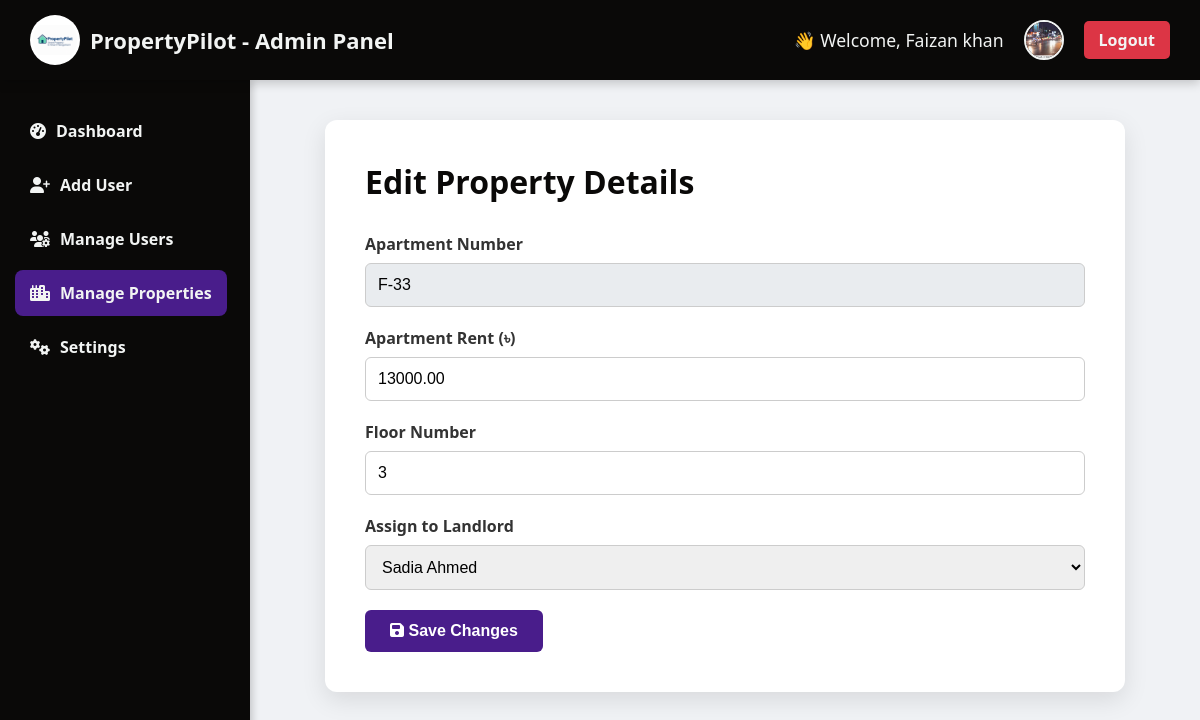
Page /admin_edit_property.php?id=8 (signed in) on the committed database.
### tables this page shows
CREATE TABLE `properties` (
  `property_id` int(11) NOT NULL,
  `landlord_id` int(11) NOT NULL,
  `apartment_no` varchar(50) NOT NULL,
  `apartment_rent` decimal(10,2) NOT NULL,
  `apartment_status` enum('Vacant','Occupied') NOT NULL,
  `floor_no` int(50) DEFAULT NULL,
  `apartment_type` varchar(70) DEFAULT NULL,
  `apartment_size` int(60) DEFAULT NULL
);

CREATE TABLE `users` (
  `id` int(11) NOT NULL,
  `fullName` varchar(100) NOT NULL,
  `email` varchar(100) NOT NULL,
  `phoneNumber` varchar(20) DEFAULT NULL,
  `password` varchar(255) NOT NULL,
  `profilePhoto` varchar(255) DEFAULT NULL,
  `nationalId` varchar(50) NOT NULL,
  `userRole` enum('landlord','tenant','admin') NOT NULL,
  `created_at` timestamp NOT NULL DEFAULT current_timestamp()
);

### admin_edit_property.php (the view, shortened to what this page needs)
<?php
$fullName = $_SESSION['fullName'] ?? 'Admin';
$profilePhoto = $_SESSION['profilePhoto'] ?? "default-avatar.png";
$conn = new mysqli("localhost", "root", "", "property");
$property = null;
$property_id = $_GET['id'] ?? 0;
if ($property_id > 0) {
    $stmt = $conn->prepare("SELECT * FROM properties WHERE property_id = ?");
    $stmt->bind_param("i", $property_id);
    $stmt->execute();
    $result = $stmt->get_result();
    if ($result->num_rows === 1) {
        $property = $result->fetch_assoc();
    } else {
        $message = "Property not found.";
        $message_type = 'error';
    }
} else {
    $message = "Invalid property ID.";
    $message_type = 'error';
}
$landlords = [];
$result = $conn->query("SELECT id, fullName FROM users WHERE userRole = 'landlord'");
while($row = $result->fetch_assoc()) {
    $landlords[] = $row;
}
?>
<!DOCTYPE html>
<html lang="en">
<head>
    <link rel="stylesheet" href="https://cdnjs.cloudflare.com/ajax/libs/font-awesome/6.4.0/css/all.min.css">
</head>
<body>
    <header class="main-top-navbar">
        <div class="brand"><img src="image/logo.png" alt="Logo"/>PropertyPilot - Admin Panel</div>
        <div class="top-right-user-info">
            <span class="welcome-greeting">👋 Welcome, <?php echo htmlspecialchars($fullName); ?></span>
            <img class="user-photo" src="<?php echo htmlspecialchars($profilePhoto); ?>" alt="Profile">
            <a href="logout.php" class="logout-btn">Logout</a>
        </div>
    </header>
    <div class="dashboard-content-wrapper">
        <nav class="vertical-sidebar">
            <div class="nav-links">
                <a href="admin_dashboard.php"><i class="fas fa-tachometer-alt"></i> Dashboard</a>
                <a href="admin_add_user.php"><i class="fas fa-user-plus"></i> Add User</a>
                <a href="admin_manage_users.php"><i class="fas fa-users-cog"></i> Manage Users</a>
                <a href="admin_properties.php" class="active"><i class="fas fa-city"></i> Manage Properties</a>
                <a href="admin_settings.php"><i class="fas fa-cogs"></i> Settings</a>
            </div>
        </nav>
        <main>
            <div class="form-container">
                <h2>Edit Property Details</h2>
                <?php if ($property): ?>
                <form action="admin_edit_property.php" method="POST">
                    <div class="form-group">
                        <label>Apartment Number</label>
                        <input type="text" value="<?php echo htmlspecialchars($property['apartment_no']); ?>" readonly>
                    </div>
                    <div class="form-group">
                        <label for="apartment_rent">Apartment Rent (৳)</label>
                        <input type="number" id="apartment_rent" name="apartment_rent" value="<?php echo htmlspecialchars($property['apartment_rent']); ?>" required>
                    </div>
                    <div class="form-group">
                        <label for="floor_no">Floor Number</label>
                        <input type="number" id="floor_no" name="floor_no" value="<?php echo htmlspecialchars($property['floor_no']); ?>" required>
                    </div>
                    <div class="form-group">
                        <label for="landlord_id">Assign to Landlord</label>
                        <select id="landlord_id" name="landlord_id" required>
                            <?php foreach ($landlords as $landlord): ?>
                                <option value="<?php echo $landlord['id']; ?>" <?php if ($landlord['id'] == $property['landlord_id']) echo 'selected'; ?>>
                                    <?php echo htmlspecialchars($landlord['fullName']); ?>
                                </option>
                            <?php endforeach; ?>
                        </select>
                    </div>
                    <button type="submit" class="btn-save"><i class="fas fa-save"></i> Save Changes</button>
                </form>
                <?php endif; ?>
            </div>
        </main>
    </div>
</body>
</html>

### rows in the picture
properties: apartment_no "F-33", apartment_rent "13000.00", floor_no "3", landlord_id "Sadia Ahmed"

### other values in the picture
$fullName "Faizan khan"
